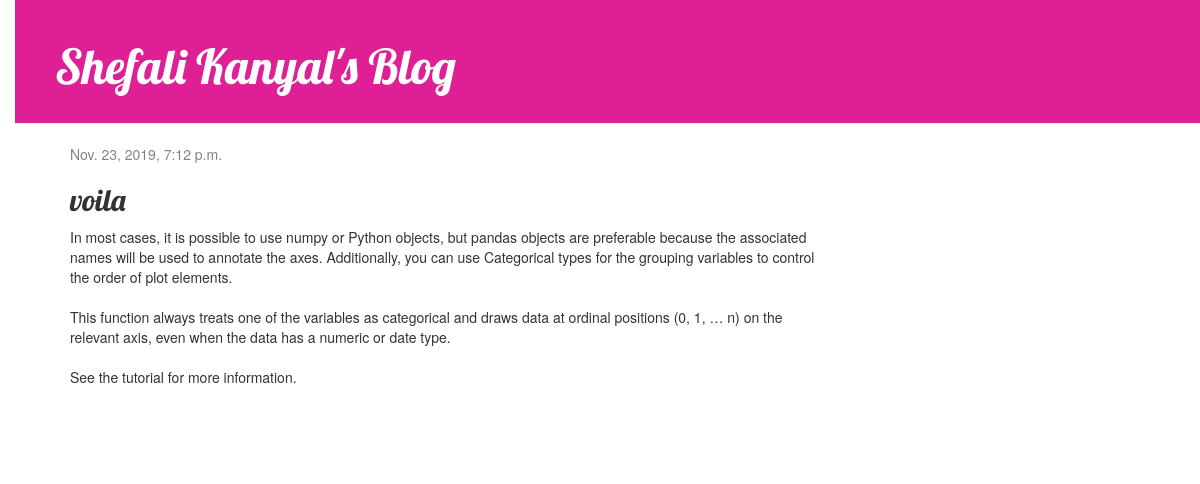
Screenshot of /post/3/ with the database file from the repository.
### blog/models.py (models this page shows, shortened)
class Post(models.Model):
    author = models.ForeignKey(settings.AUTH_USER_MODEL, on_delete=models.CASCADE)
    title = models.CharField(max_length=200)
    text = models.TextField()
    created_date = models.DateTimeField(default=timezone.now)
    published_date = models.DateTimeField(blank=True, null=True)

### blog/views.py (the view)
# urls.py: path('post/<int:pk>/', views.post_detail, name='post_detail'),
def post_detail(request, pk):
    post = get_object_or_404(Post, pk=pk)
    return render(request, 'blog/post_detail.html', {'post': post})

### blog/templates/blog/post_detail.html (shortened to what this page needs)
{% extends 'blog/base.html' %}
{% block content %}
    <div class="post">
        {% if post.published_date %}
            <div class="date">
                {{ post.published_date }}
            </div>
        {% endif %}
        <h2>{{ post.title }}</h2>
        <p>{{ post.text|linebreaksbr }}</p>
    </div>
{% endblock %}

### blog/static/css/blog.css (style rules this page uses)
body { padding-left: 15px; }
h1, h2, h3, h4 { font-family: 'Lobster', cursive; }
.date { color: #828282; }
.post { margin-bottom: 70px; }

### rows the page displays
Post: published_date "Nov. 23, 2019, 7:12 p.m.", title "voila", text "In most cases, it is possible to use numpy or Python objects, but pandas objects are preferable because the associated names will be used to annotate the axes. Additionally, you can use Categorical types for the grouping variables to control the order of plot elements. This function always treats one of the variables as categorical and draws data at ordinal positions (0, 1, … n) on the relevant axis, even when the data has a numeric or date type. See the tutorial for more information."
